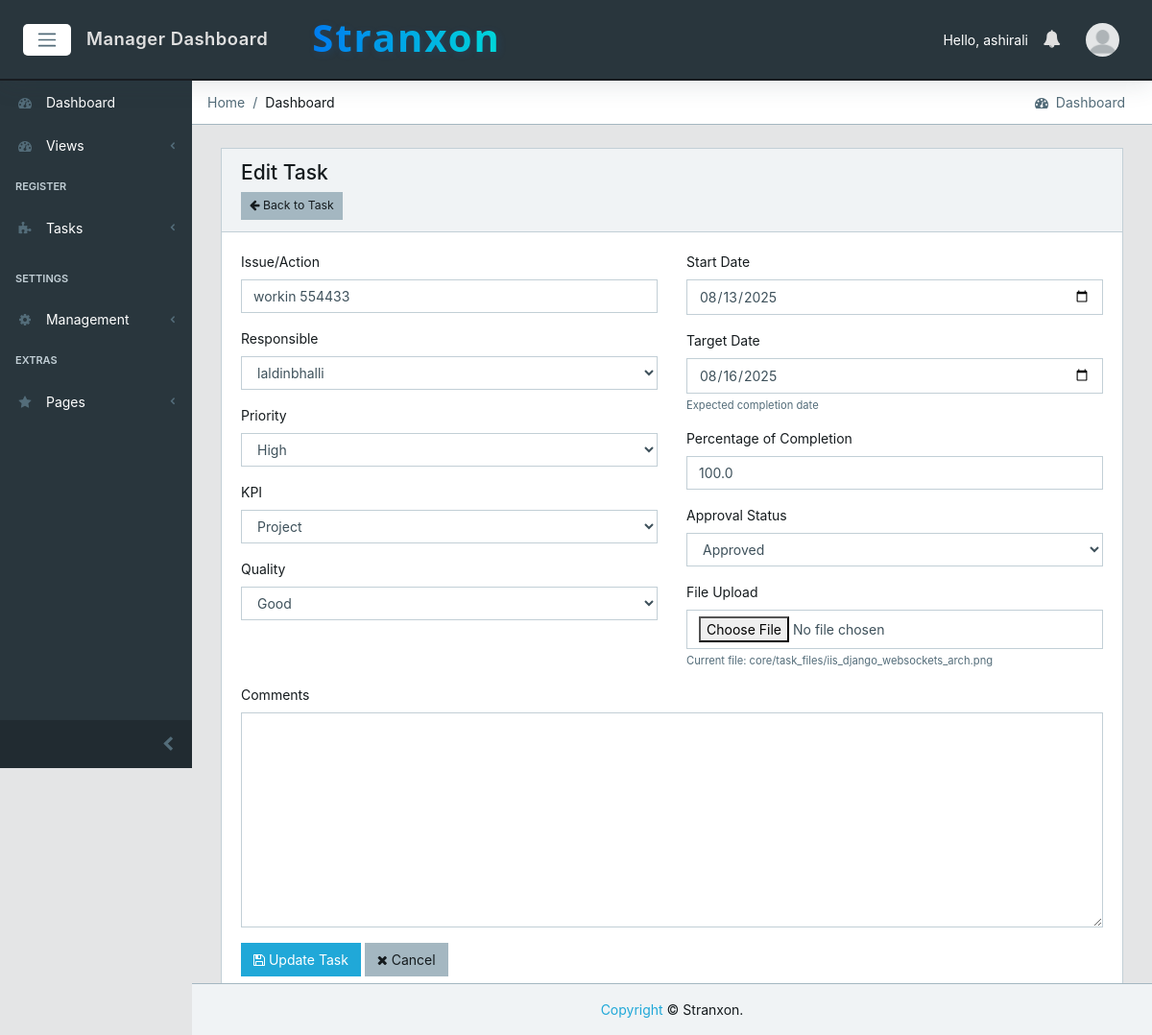
The page /projects/task/70/edit/ (signed in) on the database as committed earlier.
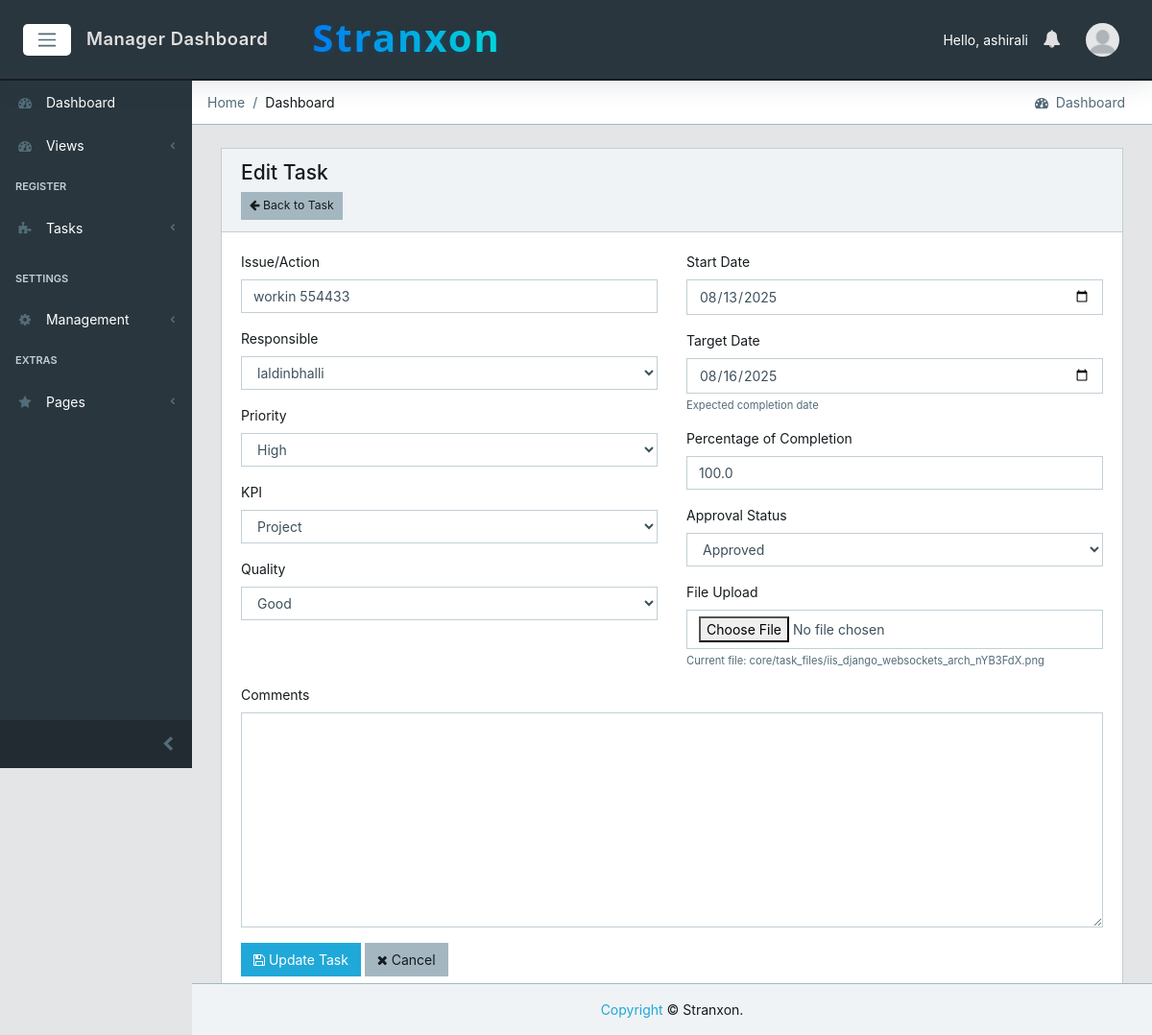
The same page on the database as committed later.
### core/models.py (models this page shows, shortened)
class Task(models.Model):
    issue_action = models.CharField(max_length=500, verbose_name="Issue/Action", null=True, blank=True)
    responsible = models.ForeignKey(
        CustomUser,
        on_delete=models.CASCADE,
        related_name='assigned_tasks',
        verbose_name="Responsible",
        null=True, blank=True
    )
    priority = models.ForeignKey(
        TaskPriorityType,
        on_delete=models.SET_NULL,
        verbose_name="Priority",
        null=True, blank=True
    )
    kpi = models.ForeignKey(
        KPI,
        on_delete=models.SET_NULL,
        verbose_name="KPI",
        null=True, blank=True
    )
    quality = models.ForeignKey(
        QualityType,
        on_delete=models.SET_NULL,
        verbose_name="Quality",
        null=True, blank=True
    )
    start_date = models.DateField(verbose_name="Start Date", null=True, blank=True, db_index=True)
    target_date = models.DateField(verbose_name="Target Date", null=True, blank=True, help_text="Expected completion date set at task creation", db_index=True)
    close_date = models.DateField(verbose_name="Close Date", null=True, blank=True, help_text="Actual completion date set by manager during evaluation", db_index=True)
    created_by = models.ForeignKey(
        CustomUser,
        on_delete=models.CASCADE,
        related_name='created_tasks',
        verbose_name="Created By",
        null=True, blank=True
    )
    status = models.CharField(
        max_length=10,
        choices=TASK_STATUS_CHOICES,
        default='open',
        verbose_name="Status",
        null=True, blank=True,
        db_index=True
    )
    percentage_completion = models.FloatField(
        validators=[MinValueValidator(0), MaxValueValidator(100)],
        default=0,
        verbose_name="Percentage of Completion",
        null=True, blank=True
    )
    comments = models.TextField(blank=True, null=True, verbose_name="Comments")
    approval_status = models.CharField(
        max_length=15,
        choices=APPROVAL_STATUS_CHOICES,
        default='pending',
        verbose_name="Approval Status",
        null=True, blank=True,
        db_index=True
    )
    file_upload = models.FileField(
        upload_to='core/task_files/',
        blank=True,
        null=True,
        verbose_name="File Upload"
    )
    evaluation_status = models.CharField(
        max_length=20,
        choices=EVALUATION_STATUS_CHOICES,
        default='pending',
        verbose_name="Evaluation Status",
        db_index=True
    )
    quality_score = models.IntegerField(
        validators=[MinValueValidator(1), MaxValueValidator(10)],
        null=True, blank=True,
        verbose_name="Quality Score (1-10)"
    )
    evaluation_comments = models.TextField(
        blank=True, null=True,
        verbose_name="Evaluation Comments"
    )
    evaluated_by = models.ForeignKey(
        CustomUser,
        on_delete=models.SET_NULL,
        null=True, blank=True,
        related_name='evaluated_tasks',
        verbose_name="Evaluated By"
    )
    evaluated_date = models.DateTimeField(
        null=True, blank=True,
        verbose_name="Evaluation Date"
    )
    completion_date = models.DateTimeField(
        null=True, blank=True,
        verbose_name="Completion Date",
        help_text="Date when task was actually completed"
    )
    final_score = models.FloatField(
        null=True, blank=True,
        verbose_name="Final Score (%)",
        help_text="Automatically calculated final score out of 100%"
    )
    quality_score_calculated = models.FloatField(
        null=True, blank=True,
        verbose_name="Quality Score (Calculated)",
        help_text="Quality score from QualityType percentage"
    )
    priority_multiplier = models.FloatField(
        null=True, blank=True,
        verbose_name="Priority Multiplier",
        help_text="Multiplier applied based on task priority"
    )
    time_bonus_penalty = models.FloatField(
        null=True, blank=True,
        verbose_name="Time Bonus/Penalty (%)",
        help_text="Bonus for early completion or penalty for late completion"
    )
    manager_closure_penalty_applied = models.BooleanField(
        default=False,
        verbose_name="Manager Closure Penalty Applied",
        help_text="Whether manager closure penalty was applied"
    )
    created_date = models.DateTimeField(auto_now_add=True)
    updated_date = models.DateTimeField(auto_now=True)
    class Meta:
        ordering = ['-created_date']
        verbose_name = "Task"
        verbose_name_plural = "Tasks"
        indexes = [
            models.Index(fields=['created_date'], name='task_created_date_idx'),
        ]
    objects = TaskQuerySet.as_manager()
    def can_user_edit(self, user):
        if user.user_type == 'admin':
            return False  # Admins cannot edit tasks
        elif user.user_type == 'manager':
            return self.responsible.under_supervision == user
        elif user.user_type == 'employee':
            return False
        return False

### core/views.py (the view, shortened to what this page needs)
# urls.py: path('projects/task/<int:task_id>/edit/', views.EditTaskView.as_view(), name='edit-task'),
class EditTaskView(LoginRequiredMixin, View):
    def get(self, request, task_id):
        user = request.user
        task = get_object_or_404(Task, id=task_id)
        if not task.can_user_edit(user):
            messages.error(request, 'You do not have permission to edit this task.')
            return redirect('core:dashboard')
        if user.user_type == 'manager' and task.responsible == user:
            messages.error(request, 'You cannot edit tasks assigned to yourself. Only your supervisor can edit your tasks.')
            return redirect('core:task-detail', task_id=task_id)
        form = TaskEditForm(instance=task, user=user)
        context = {'form': form, 'task': task}
        return render(request, 'core/edit_task.html', context)

### core/context_processors.py (called while the page is built)
def logged_user_processor(request):
    if request.user.is_authenticated:
        try:
            logged_user = CustomUser.objects.select_related('under_supervision').get(id=request.user.id)
            return {'logged_user': logged_user}
        except CustomUser.DoesNotExist:
            return {'logged_user': None}
    return {'logged_user': None}

def notifications_processor(request):
    if request.user.is_authenticated:
        cache_key = f"unread_count:{request.user.id}"
        unread_count = cache.get(cache_key)
        if unread_count is None:
            unread_count = Notification.objects.filter(recipient=request.user, read=False).count()
            cache.set(cache_key, unread_count, 15)  # short cache to keep badges fresh
        unread_notifications = (
            Notification.objects.select_related('sender')
            .filter(recipient=request.user, read=False)
            .order_by('-created_at')[:10]
        )
        return {
            'unread_notifications': unread_notifications,
            'unread_count': unread_count,
        }
    return {'unread_notifications': [], 'unread_count': 0}

### core/models.py (called while the page is built)
    def __str__(self):
        return self.username

### core/templates/core/edit_task.html (shortened to what the changed rows need)
{% extends 'core/base.html' %}
{% load static %}
{% load task_permissions %}
{% block content %}
<div class="container-fluid">
    <div class="row">
        <div class="col-12">
            <div class="card">
                <div class="card-body">
                    <form method="post" enctype="multipart/form-data">
                        <div class="row">
                            <div class="col-md-6">
                                <div class="form-group">
                                    <label for="{{ form.issue_action.id_for_label }}">{{ form.issue_action.label }}</label>
                                    {{ form.issue_action }}
                                </div>
                                <div class="form-group">
                                    <label for="{{ form.responsible.id_for_label }}">{{ form.responsible.label }}</label>
                                    {{ form.responsible }}
                                </div>
                                <div class="form-group">
                                    <label for="{{ form.priority.id_for_label }}">{{ form.priority.label }}</label>
                                    {{ form.priority }}
                                </div>
                                <div class="form-group">
                                    <label for="{{ form.kpi.id_for_label }}">{{ form.kpi.label }}</label>
                                    {{ form.kpi }}
                                </div>
                                <div class="form-group">
                                    <label for="{{ form.quality.id_for_label }}">{{ form.quality.label }}</label>
                                    {{ form.quality }}
                                </div>
                            </div>
                            <div class="col-md-6">
                                <div class="form-group">
                                    <label for="{{ form.start_date.id_for_label }}">{{ form.start_date.label }}</label>
                                    {{ form.start_date }}
                                </div>
                                <div class="form-group">
                                    <label for="{{ form.target_date.id_for_label }}">{{ form.target_date.label }}</label>
                                    {{ form.target_date }}
                                    {% if form.target_date.help_text %}
                                        <small class="form-text text-muted">{{ form.target_date.help_text }}</small>
                                    {% endif %}
                                </div>
                                <div class="form-group">
                                    <label for="{{ form.percentage_completion.id_for_label }}">{{ form.percentage_completion.label }}</label>
                                    {{ form.percentage_completion }}
                                </div>
                                <div class="form-group">
                                    <label for="{{ form.approval_status.id_for_label }}">{{ form.approval_status.label }}</label>
                                    {{ form.approval_status }}
                                </div>
                                <div class="form-group">
                                    <label for="{{ form.file_upload.id_for_label }}">{{ form.file_upload.label }}</label>
                                    {{ form.file_upload }}
                                    {% if task.file_upload %}
                                        <small class="form-text text-muted">
                                            Current file: {{ task.file_upload.name }}
                                        </small>
                                    {% endif %}
                                </div>
                            </div>
                        </div>
                        <div class="form-group">
                            <label for="{{ form.comments.id_for_label }}">{{ form.comments.label }}</label>
                            {{ form.comments }}
                        </div>
                    </form>
                </div>
            </div>
        </div>
    </div>
</div>
{% endblock %}

Rows that differ between the two databases and show on the page:
changed Task "workin 554433": file_upload.name "core/task_files/iis_django_websockets_arch.png" → "core/task_files/iis_django_websockets_arch_nYB3FdX.png"
